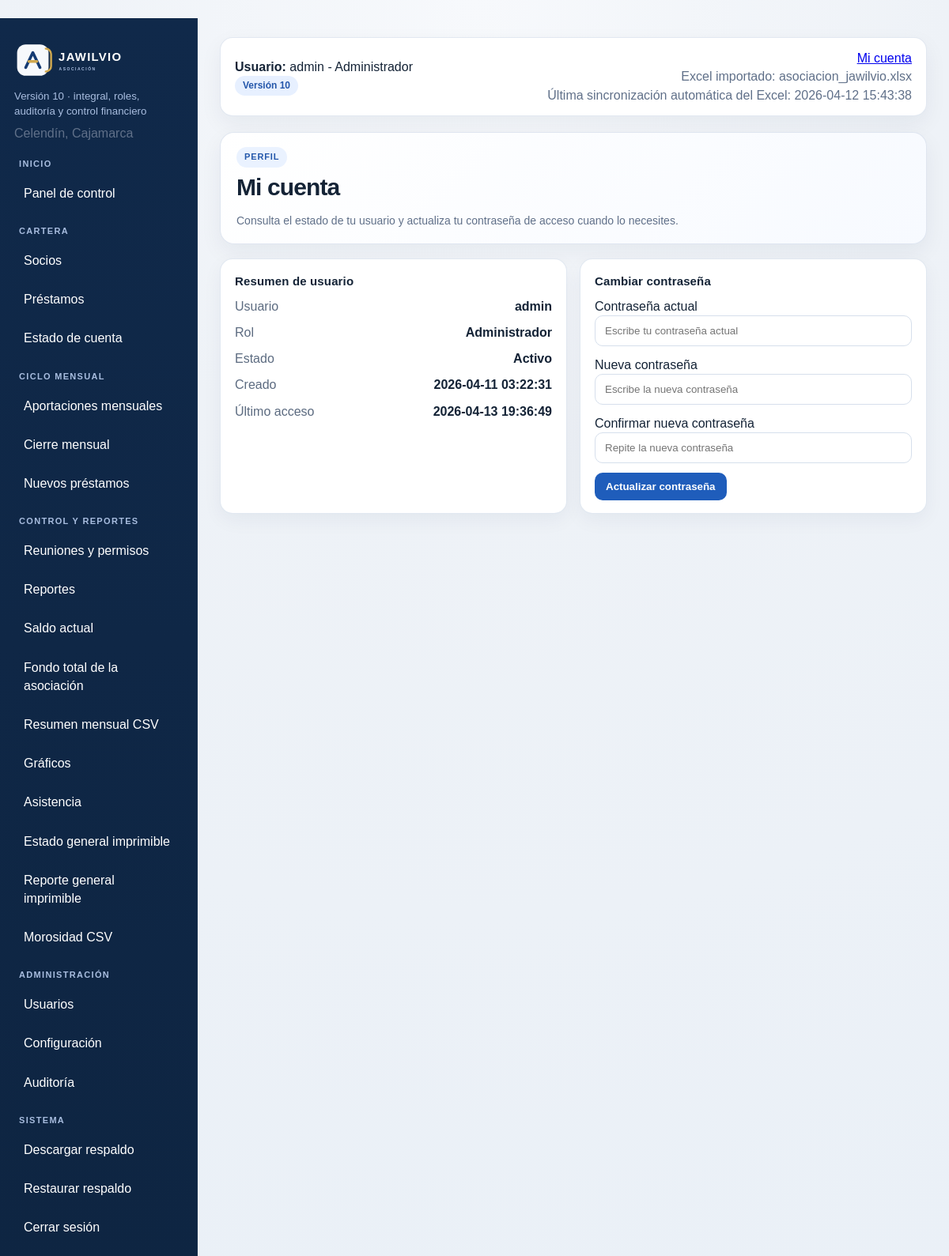
The page /mi-cuenta (signed in) on the database its author committed.
### tables this page shows
CREATE TABLE configuracion (
    clave TEXT PRIMARY KEY,
    valor TEXT
);

CREATE TABLE users (
    id INTEGER PRIMARY KEY AUTOINCREMENT,
    username TEXT UNIQUE NOT NULL,
    password TEXT NOT NULL,
    role TEXT NOT NULL
, estado TEXT NOT NULL DEFAULT 'Activo', creado_en TEXT, ultimo_acceso TEXT);

CREATE TABLE meta (
    clave TEXT PRIMARY KEY,
    valor TEXT
);

### app/routes.py (the view, shortened to what this page needs)
@bp.route('/mi-cuenta', methods=['GET', 'POST'])
@login_required
def mi_cuenta():
    with connect_db() as conn:
        user = conn.execute(
            """
            SELECT id, username, role, estado, creado_en, ultimo_acceso, password
            FROM users
            WHERE id=?
            """,
            (session.get('user_id'),),
        ).fetchone()
        if not user:
            session.clear()
            flash('No se encontró tu usuario. Inicia sesión nuevamente.')
            return redirect(url_for('main.login'))
    return render_template('mi_cuenta.html', user=user)

### app/routes.py (called while the page is built)
def connect_db():
    conn = sqlite3.connect(current_app.config['DATABASE'])
    conn.row_factory = sqlite3.Row
    return conn

def role_can_access_endpoint(role, endpoint, write=False):
    if not endpoint:
        return True
    if endpoint.startswith('static'):
        return True
    if endpoint in {'main.login', 'main.logout', 'main.index'}:
        return True
    access_map = ROLE_WRITE_ACCESS if write else ROLE_VIEW_ACCESS
    allowed = access_map.get(role or '', set())
    return '*' in allowed or endpoint in allowed

def login_required(view):
    @wraps(view)
    def wrapped(*args, **kwargs):
        if not session.get('user_id'):
            return redirect(url_for('main.login'))
        return view(*args, **kwargs)
    return wrapped

### app/templates/mi_cuenta.html
{% extends 'base.html' %}
{% block content %}
<div class="module-header">
  <div>
    <div class="module-eyebrow">Perfil</div>
    <h2>Mi cuenta</h2>
    <p class="module-subtitle">Consulta el estado de tu usuario y actualiza tu contraseña de acceso cuando lo necesites.</p>
  </div>
</div>
<div class="grid section">
  <div class="card">
    <h3>Resumen de usuario</h3>
    <div class="metric"><span>Usuario</span><strong>{{ user.username }}</strong></div>
    <div class="metric"><span>Rol</span><strong>{{ user.role }}</strong></div>
    <div class="metric"><span>Estado</span><strong>{{ user.estado }}</strong></div>
    <div class="metric"><span>Creado</span><strong>{{ user.creado_en or '-' }}</strong></div>
    <div class="metric"><span>Último acceso</span><strong>{{ user.ultimo_acceso or 'Sin registro' }}</strong></div>
  </div>
  <div class="card">
    <h3>Cambiar contraseña</h3>
    <form method="post">
      <div style="margin-bottom:12px">
        <label>Contraseña actual</label>
        <input type="password" name="current_password" placeholder="Escribe tu contraseña actual" required>
      </div>
      <div style="margin-bottom:12px">
        <label>Nueva contraseña</label>
        <input type="password" name="new_password" placeholder="Escribe la nueva contraseña" required>
      </div>
      <div style="margin-bottom:12px">
        <label>Confirmar nueva contraseña</label>
        <input type="password" name="confirm_password" placeholder="Repite la nueva contraseña" required>
      </div>
      <button class="btn" type="submit">Actualizar contraseña</button>
    </form>
  </div>
</div>
{% endblock %}

### app/templates/base.html (shortened to what this page needs)
<!doctype html>
<html lang="es">
<head>
  <link rel="stylesheet" href="{{ url_for('static', filename='css/style.css') }}">
</head>
<body>
{% if session.get('user_id') %}
<div class="layout">
  <aside class="sidebar">
    <div class="sidebar-brand">
      <img class="sidebar-logo" src="{{ url_for('static', filename='img/logo_jawilvio_dark.svg') }}" alt="Logo JAWILVIO">
    </div>
    <small>Versión 10 · integral, roles, auditoría y control financiero</small>
    <div class="muted" style="margin-top:6px">{{ app_ubicacion }}</div>
    <nav class="nav" style="margin-top:20px">
      <div class="nav-section-title">Inicio</div>
      {% if can_access('main.dashboard') %}<a class="{% if request.endpoint == 'main.dashboard' %}active{% endif %}" href="{{ url_for('main.dashboard') }}">Panel de control</a>{% endif %}
      <div class="nav-section-title">Cartera</div>
      {% if can_access('main.socios') %}<a class="{% if request.endpoint == 'main.socios' %}active{% endif %}" href="{{ url_for('main.socios') }}">Socios</a>{% endif %}
      {% if can_access('main.prestamos') %}<a class="{% if request.endpoint == 'main.prestamos' %}active{% endif %}" href="{{ url_for('main.prestamos') }}">Préstamos</a>{% endif %}
      {% if can_access('main.estado_cuenta') %}<a class="" href="{{ url_for('main.estado_cuenta') }}">Estado de cuenta</a>{% endif %}
      <div class="nav-section-title">Ciclo mensual</div>
      {% if can_access('main.aportaciones_mensuales') %}<a class="{% if request.endpoint == 'main.aportaciones_mensuales' %}active{% endif %}" href="{{ url_for('main.aportaciones_mensuales') }}">Aportaciones mensuales</a>{% endif %}
      {% if can_access('main.cierre_mensual') %}<a class="{% if request.endpoint == 'main.cierre_mensual' %}active{% endif %}" href="{{ url_for('main.cierre_mensual') }}">Cierre mensual</a>{% endif %}
      {% if can_access('main.nuevos_prestamos') %}<a class="{% if request.endpoint == 'main.nuevos_prestamos' %}active{% endif %}" href="{{ url_for('main.nuevos_prestamos') }}">Nuevos préstamos</a>{% endif %}
      <div class="nav-section-title">Control y reportes</div>
      {% if can_access('main.reuniones') %}<a class="{% if request.endpoint == 'main.reuniones' %}active{% endif %}" href="{{ url_for('main.reuniones') }}">Reuniones y permisos</a>{% endif %}
      {% if can_access('main.reportes') %}<a class="{% if request.endpoint == 'main.reportes' %}active{% endif %}" href="{{ url_for('main.reportes') }}">Reportes</a>{% endif %}
      {% if can_access('main.saldo_actual') %}<a class="" href="{{ url_for('main.saldo_actual') }}">Saldo actual</a>{% endif %}
      {% if can_access('main.fondo_total') %}<a class="{% if request.endpoint == 'main.fondo_total' %}active{% endif %}" href="{{ url_for('main.fondo_total') }}">Fondo total de la asociación</a>{% endif %}
      {% if can_access('main.reporte_mensual_csv') %}<a class="{% if request.endpoint == 'main.reporte_mensual_csv' %}active{% endif %}" href="{{ url_for('main.reporte_mensual_csv') }}">Resumen mensual CSV</a>{% endif %}
      {% if can_access('main.graficos') %}<a class="{% if request.endpoint == 'main.graficos' %}active{% endif %}" href="{{ url_for('main.graficos') }}">Gráficos</a>{% endif %}
      {% if can_access('main.asistencia') %}<a class="{% if request.endpoint == 'main.asistencia' %}active{% endif %}" href="{{ url_for('main.asistencia') }}">Asistencia</a>{% endif %}
      {% if can_access('main.pdf_estado_general') %}<a class="{% if request.endpoint == 'main.pdf_estado_general' %}active{% endif %}" href="{{ url_for('main.pdf_estado_general') }}">Estado general imprimible</a>{% endif %}
      {% if can_access('main.reporte_imprimible') %}<a class="{% if request.endpoint == 'main.reporte_imprimible' %}active{% endif %}" href="{{ url_for('main.reporte_imprimible') }}">Reporte general imprimible</a>{% endif %}
      {% if can_access('main.reporte_morosos_csv') %}<a class="{% if request.endpoint == 'main.reporte_morosos_csv' %}active{% endif %}" href="{{ url_for('main.reporte_morosos_csv') }}">Morosidad CSV</a>{% endif %}
      {% if can_access('main.usuarios') %}
      <div class="nav-section-title">Administración</div>
      <a class="{% if request.endpoint == 'main.usuarios' %}active{% endif %}" href="{{ url_for('main.usuarios') }}">Usuarios</a>
      <a class="{% if request.endpoint == 'main.configuracion' %}active{% endif %}" href="{{ url_for('main.configuracion') }}">Configuración</a>
      <a class="{% if request.endpoint == 'main.auditoria' %}active{% endif %}" href="{{ url_for('main.auditoria') }}">Auditoría</a>
      {% endif %}
      <div class="nav-section-title">Sistema</div>
      {% if can_access('main.backup') %}<a class="{% if request.endpoint == 'main.backup' %}active{% endif %}" href="{{ url_for('main.backup') }}">Descargar respaldo</a>{% endif %}
      {% if can_access('main.restaurar_respaldo') %}<a class="{% if request.endpoint == 'main.restaurar_respaldo' %}active{% endif %}" href="{{ url_for('main.restaurar_respaldo') }}">Restaurar respaldo</a>{% endif %}
      <a href="{{ url_for('main.logout') }}">Cerrar sesión</a>
    </nav>
  </aside>
  <main class="content">
    <div class="topbar">
      <div><strong>Usuario:</strong> {{ session.get('username') }} - {{ session.get('role') }}<br><span class="badge">Versión 10</span></div>
      <div class="muted" style="text-align:right">
        <div><a href="{{ url_for('main.mi_cuenta') }}">Mi cuenta</a></div>
        <div>Excel importado: {{ excel_importado }}</div>
        {% if excel_sync_at %}
        <div>Última sincronización automática del Excel: {{ excel_sync_at }}</div>
        {% endif %}
      </div>
    </div>
    {% block content %}{% endblock %}
  </main>
</div>
{% else %}
{% block auth %}{% endblock %}
{% endif %}
</body>
</html>

### app/static/css/style.css (style rules this page uses)
:root { --nav:#10294a; --bg:#eef2f7; --card:#fff; --primary:#1f5dbb; --primary-dark:#174a95; --text:#142336; --muted:#607089; --line:#e4ebf3; --line-strong:#d6dfec; --shadow-soft:0 10px 28px rgba(16,41,74,.06); --shadow-card:0 8px 24px rgba(16,41,74,.05); }
* { box-sizing:border-box }
body { margin:0; font-family:Arial,sans-serif; background:radial-gradient(circle at top,#f7f9fc 0,#eef2f7 35%,#eaf0f7 100%); color:var(--text); line-height:1.45; }
.layout { display:flex;min-height:100vh }
.sidebar { width:250px; background:linear-gradient(180deg,#10294a 0,#0e2542 100%); color:#fff; padding:26px 18px; box-shadow:inset -1px 0 0 rgba(255,255,255,.06); }
.sidebar-brand { margin:0 0 10px; }
.sidebar-logo { display:block; width:100%; max-width:190px; height:auto; }
.sidebar small { color:#a8bddf; display:block; line-height:1.4; }
.nav a { display:block; color:#fff; text-decoration:none; padding:11px 12px; border-radius:10px; margin:4px 0; transition:background .18s ease,transform .18s ease; }
.nav-section-title { margin:18px 6px 6px; color:#a8bddf; font-size:11px; font-weight:800; letter-spacing:.12em; text-transform:uppercase; }
.nav-section-title:first-child { margin-top:0; }
.content { flex:1; padding:24px 28px 34px; }
.module-header { display:flex; justify-content:space-between; align-items:flex-end; gap:18px; margin:0 0 18px; padding:18px 20px; background:linear-gradient(135deg,#ffffff 0,#f7faff 100%); border:1px solid rgba(214,223,236,.76); border-radius:18px; box-shadow:var(--shadow-soft); }
.module-eyebrow { display:inline-block; margin-bottom:8px; padding:5px 10px; border-radius:999px; background:#eaf2ff; color:#2457aa; font-size:11px; font-weight:700; letter-spacing:.08em; text-transform:uppercase; }
.module-subtitle { margin:8px 0 0; max-width:760px; color:var(--muted); font-size:14px; line-height:1.55; }
.content h2 { margin:0 0 16px; font-size:30px; line-height:1.1; letter-spacing:-.03em; }
.topbar { background:#fff; border:1px solid rgba(214,223,236,.7); border-radius:16px; padding:14px 18px; margin-bottom:20px; display:flex; justify-content:space-between; align-items:center; gap:12px; box-shadow:var(--shadow-soft); }
.badge { display:inline-block; background:#e7f0ff; color:#2457aa; border-radius:999px; padding:4px 10px; font-size:12px; font-weight:bold; }
.grid { display:grid; grid-template-columns:repeat(auto-fit,minmax(180px,1fr)); gap:16px; }
.card,.kpi-box { background:var(--card); border-radius:16px; padding:18px 18px 16px; border:1px solid rgba(214,223,236,.72); box-shadow:var(--shadow-card); transition:transform .18s ease, box-shadow .18s ease, border-color .18s ease; }
.card h3,.kpi-box h3 { margin:0 0 10px; font-size:15px; line-height:1.3; letter-spacing:.01em; }
.section { margin-top:16px }
.btn { display:inline-flex; align-items:center; justify-content:center; background:var(--primary); color:#fff; text-decoration:none; border:none; border-radius:10px; padding:10px 14px; cursor:pointer; font-weight:600; transition:background .18s ease,transform .18s ease,box-shadow .18s ease; }
a { transition:color .16s ease,text-decoration-color .16s ease,opacity .16s ease }
input[type=text],input[type=password],input[type=date],select { width:100%; padding:11px 12px; border:1px solid #d6dfec; border-radius:10px; background:#fff; color:var(--text); transition:border-color .18s ease, box-shadow .18s ease, transform .18s ease; }
.muted { color:var(--muted) }
.metric { display:flex;justify-content:space-between;gap:10px;margin:10px 0 6px }
.metric span { color:#5c6b80 }
.card .search:last-child,.card form:last-child,.card table:last-child { margin-bottom:0 }

### rows shown on the page
configuracion: valor "Celendín, Cajamarca"
users: get "admin", get "Administrador", username "admin", role "Administrador", estado "Activo", creado_en "2026-04-11 03:22:31", ultimo_acceso "2026-04-13 19:36:49"
meta: valor "asociacion_jawilvio.xlsx"
meta: valor "2026-04-12 15:43:38"
